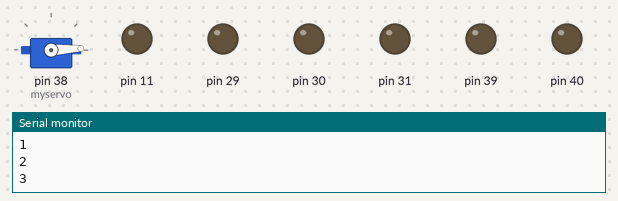
A sketch run on a simulated Arduino Mega 2560, built with avr-gcc and run on an emulated ATmega2560. Parts: servo, output pins drawn as LEDs (lit = HIGH), the last lines printed to the serial monitor.

Above: at 0.05 s.
At 1.45 s:
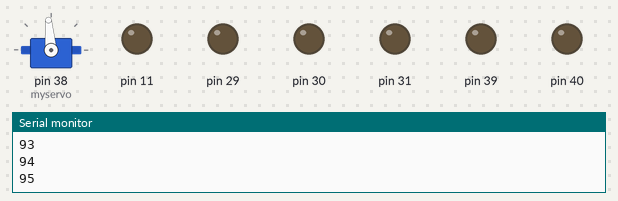
At 2.9 s:
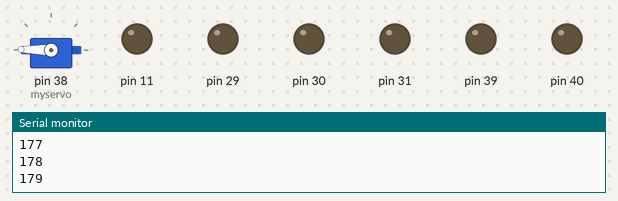
At 5.75 s:
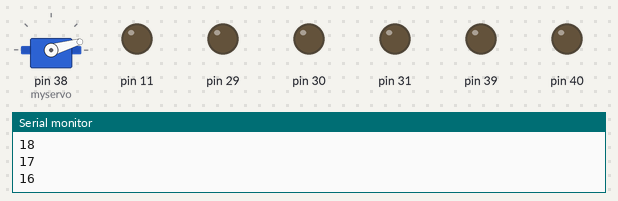
Timing chart, 0 to 8.4 s (numbered marks = the images above):
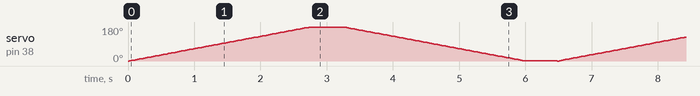

The sketch:

ECGR_5196_Quiz17_Servo.ino
```cpp
//*******************************************************************
// ServoExample - Run an inexpensive Servo Motor
// James Conrad, 2020-06-10
//*******************************************************************
#include <Servo.h>
#include "SimpleRSLK.h"

Servo myservo;  // create servo object to control a servo
                // a maximum of eight servo objects can be created

void setup() {    // put your setup code here, to run once:
   // initialize two digital pins as outputs.
   setupRSLK();
   pinMode(76, OUTPUT);  //RGB LED - P2.1 GREEN_LED
   pinMode(77, OUTPUT);  //RGB LED - P2.2 BLUE_LED
   myservo.attach(38);  // attaches the servo on Port 2.4 to the servo object
   myservo.write(0);    // Send it to the default position
   Serial.begin(9600);
}

void loop() {    // put your main code here, to run repeatedly:
   int pos = 0;    // variable to store the servo position
   digitalWrite(77, HIGH);
   for(pos = 0; pos < 180; pos += 1) { // goes from 0 degrees to 180 degrees
      myservo.write(pos);              // tell servo to go to position in variable 'pos'
      Serial.println(pos);
      delay(15);                       // waits 15ms for the servo to reach the position
   }
   digitalWrite(77, LOW);
   delay(500);
   digitalWrite(76, HIGH);
   for(pos = 180; pos>=1; pos-=1)  {   // goes from 180 degrees to 0 degrees
      myservo.write(pos);              // tell servo to go to position in variable 'pos'
      Serial.println(pos);
      delay(15);                       // waits 15ms for the servo to reach the position
   }
  digitalWrite(76, LOW);
  delay(500);
}
```
